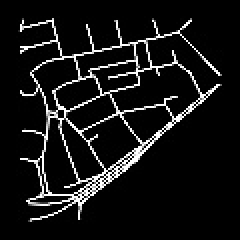
%> input picture Matlab/old/roads/london/london0.jpg, 120 x 120 px (shown 2 times larger); its folder holds only this picture in this run
$ octave bof_grid.m   (GNU Octave 9; MATLAB toolbox functions it lacks are replaced by stand-ins)
%> lines starting %> are read from the running program, lines starting %| are printed output that depends on the picture
### Matlab/old/sift_descriptor_roads.m
% sift_descriptor_roads.m
%
% @author Gen Nishida
%

function sift_vec = sift_descriptor_roads(grid_step, block_size, dirname)
%> called with grid_step = 10, block_size = 30, dirname = 'london'

block_size_ex = block_size+2;

%jpg=dir(sprintf('roads\\%s',dirname))(3:end);
jpg=dir(sprintf('roads\\%s\\*.jpg',dirname));

for fid=1:size(jpg,1)
    %disp(jpg(fid).name);
    %fflush(stdout);
    fprintf('%s\n', jpg(fid).name);
	im=imread(sprintf('roads\\%s\\%s',dirname,jpg(fid).name));
%> im is the input picture: size 120x120 uint8; min 0, max 255, mean 21.4
	if(size(im,3)>1)
   		im=rgb2gray(im);
	end
    sift_vec{fid}=[];
    for i=block_size:grid_step:size(im,1)-block_size
	    for j=block_size:grid_step:size(im,2)-block_size
	    	% crop a patch of the image
	    	im_cropped=im(round(i-block_size_ex/2):round(i+block_size_ex/2)-1, round(j-block_size_ex/2):round(j+block_size_ex/2)-1);

    	    sift_vec{fid} = [sift_vec{fid}; sift_descriptor(im_cropped, block_size)'];
    	end
	end
%> after the loop, sift_vec = 1 item
end

### Matlab/old/bof_fv_generate.m
% bof_fv_generate.m
% (C) Toshihiko YAMASAKI
% 本プログラムを使用したことによるいかなる障害、損害も責任はとりません
% 各自の責任において使用してください。
function [bof_vec, idx_count]=bof_fv_generate(sift_vec, idx, num_cluster, idx_count)
for i=1:size(sift_vec,2)
    bof_vec{i}=zeros(num_cluster,1);
    for j=1:size(sift_vec{i},1)
        bof_vec{i}(idx(idx_count))=bof_vec{i}(idx(idx_count))+1;
        idx_count=idx_count+1;
    end
    bof_vec{i}=bof_vec{i}./sum(bof_vec{i});
end

### Matlab/old/bof_data_output.m
% bof_data_output.m
%
%
%
function bof_data_output(vec, dirname, class)
fid=fopen(sprintf('%s.txt',dirname),'w');
for i=1:size(vec,2)
    fprintf(fid,'%d ',class);
    for element=1:size(vec{i},1)
        fprintf(fid,'%d:%d ',element, vec{i}(element));
    end
    fprintf(fid,'\n');
end
fclose(fid);

### Matlab/old/bof_grid.m
% bof_grid.m
%
%
%

clear;
grid_step=10;
block_size=30;
num_cluster=32;
sift_vec_london=sift_descriptor_roads(grid_step, block_size, 'london');
%> sift_vec_london = 1 item
sift_vec_paris=sift_descriptor_roads(grid_step, block_size, 'paris');
%> call 2 of sift_descriptor_roads, with grid_step = 10, block_size = 30, dirname = 'paris'
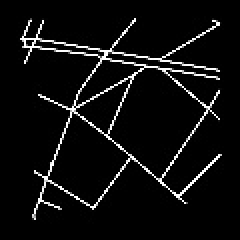
%> input picture Matlab/old/roads/paris/paris0.jpg, 120 x 120 px (shown 2 times larger)
%> in sift_descriptor_roads, im is the input picture: size 120x120 uint8; min 0, max 255, mean 14.6
%> sift_vec_paris = 1 item
sift_vec=[];
for i=1:size(sift_vec_london,2)
    sift_vec=[sift_vec; sift_vec_london{i}];
end
%> this loop made 1 pass
%> pass 1, `sift_vec=[sift_vec; sift_vec_london{i}];`:
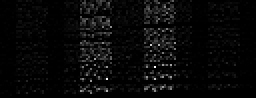
%> sift_vec: size 49x128 double (shown 2 times larger); min 0, max 19.82, mean 0.682; drawn with min black and max white
for i=1:size(sift_vec_paris,2)
    sift_vec=[sift_vec; sift_vec_paris{i}];
end
%> this loop made 1 pass
%> pass 1, `sift_vec=[sift_vec; sift_vec_paris{i}];`:
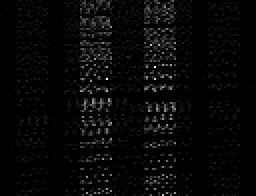
%> sift_vec: size 98x128 double (shown 2 times larger); min 0, max 19.82, mean 0.599; drawn with min black and max white
idx = kmeans(sift_vec,num_cluster);
%> idx = 98 values, max 32 at index 1, min 1 at index 32, mean 15.42

% Bag of Features generation
idx_count=1;
[bof_vec_london, idx_count]=bof_fv_generate(sift_vec_london, idx, num_cluster, idx_count);
%> the loop in bof_fv_generate, `for i=1:size(sift_vec,2)` made 1 pass
%> after the loop in bof_fv_generate, `for i=1:size(sift_vec,2)`: bof_vec = 1 item; idx_count = 50
%> bof_vec_london = 1 item; idx_count = 50
[bof_vec_paris, idx_count]=bof_fv_generate(sift_vec_paris, idx, num_cluster, idx_count);
%> the loop in bof_fv_generate (call 2), `for i=1:size(sift_vec,2)` made 1 pass
%> bof_vec_paris = 1 item; idx_count = 99

% Data output
bof_data_output(bof_vec_london, 'london', 1);
%> the loop in bof_data_output, `for i=1:size(vec,2)` made 1 pass
bof_data_output(bof_vec_paris, 'paris', -1);
%> the loop in bof_data_output (call 2), `for i=1:size(vec,2)` made 1 pass
